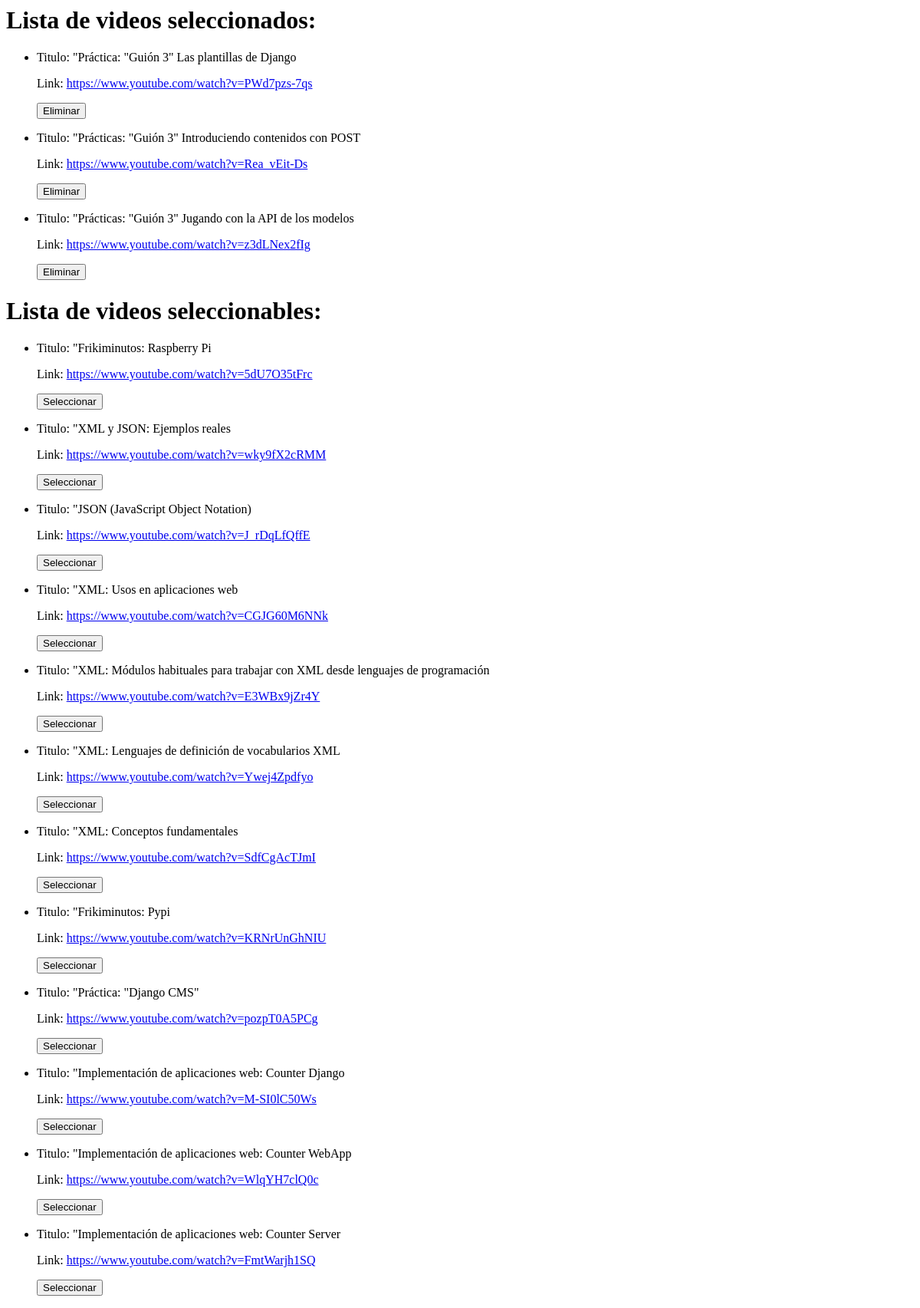
The page /cms/ on the database as committed earlier.
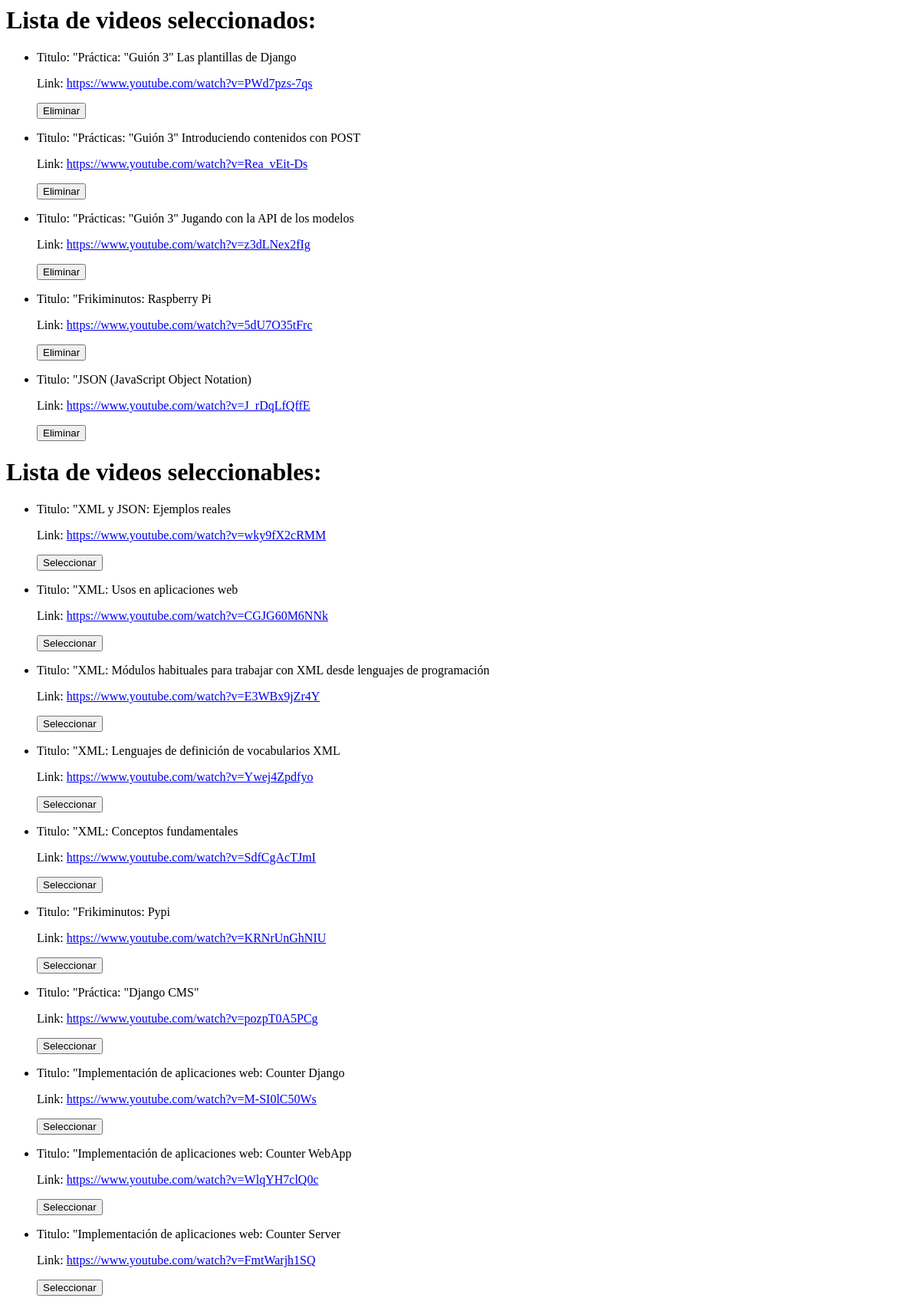
The same page on the database as committed later.
### cms/models.py (models this page shows, shortened)
class Video(models.Model):
    titulo = models.CharField(max_length=64)
    link = models.CharField(max_length=64)
    esta_seleccionado = models.BooleanField(default = False)

### cms/views.py (the view)
# urls.py: path('', views.index)
@csrf_exempt
def index(request):
    videos_list = Video.objects.all()
    context = {'videos_list': videos_list}
    if request.method == "POST" :
        video_id = request.POST['action']
        v = Video.objects.get(id=video_id)
        v.esta_seleccionado = not v.esta_seleccionado
        v.save()
    return render(request, 'cms/index.html', context)

### cms/templates/cms/index.html
<h1>Lista de videos seleccionados:</h1>
<ul>
{% for video in videos_list %}
        {% if video.esta_seleccionado %}
            <li>
            <p> Titulo: "{{video.titulo}}</p>
            <p> Link: <a href="{{ video.link }}">{{ video.link }}</a> </p>
            <form action="" method="POST">
                  <button name="action" value= {{ video.id }} type = "submit">Eliminar</button>
            </form>
            </li>
        {% endif %}
{% endfor %}
</ul>
<h1>Lista de videos seleccionables:</h1>
<ul>
{% for video in videos_list %}
      {% if not video.esta_seleccionado %}
        <li>
        <p> Titulo: "{{video.titulo}}</p>
        <p> Link: <a href="{{ video.link }}">{{ video.link }}</a> </p>
        <form action="" method="POST">
              <button name="action" value= {{ video.id }} type = "submit">Seleccionar</button>
        </form>
        </li>
      {% endif %}
{% endfor %}
</ul>

Rows that differ between the two databases and show on the page:
changed Video "Frikiminutos: Raspberry Pi": moves from the list under "Lista de videos seleccionables:" to the list under "Lista de videos seleccionados:"
changed Video "JSON (JavaScript Object Notation)": moves from the list under "Lista de videos seleccionables:" to the list under "Lista de videos seleccionados:"
